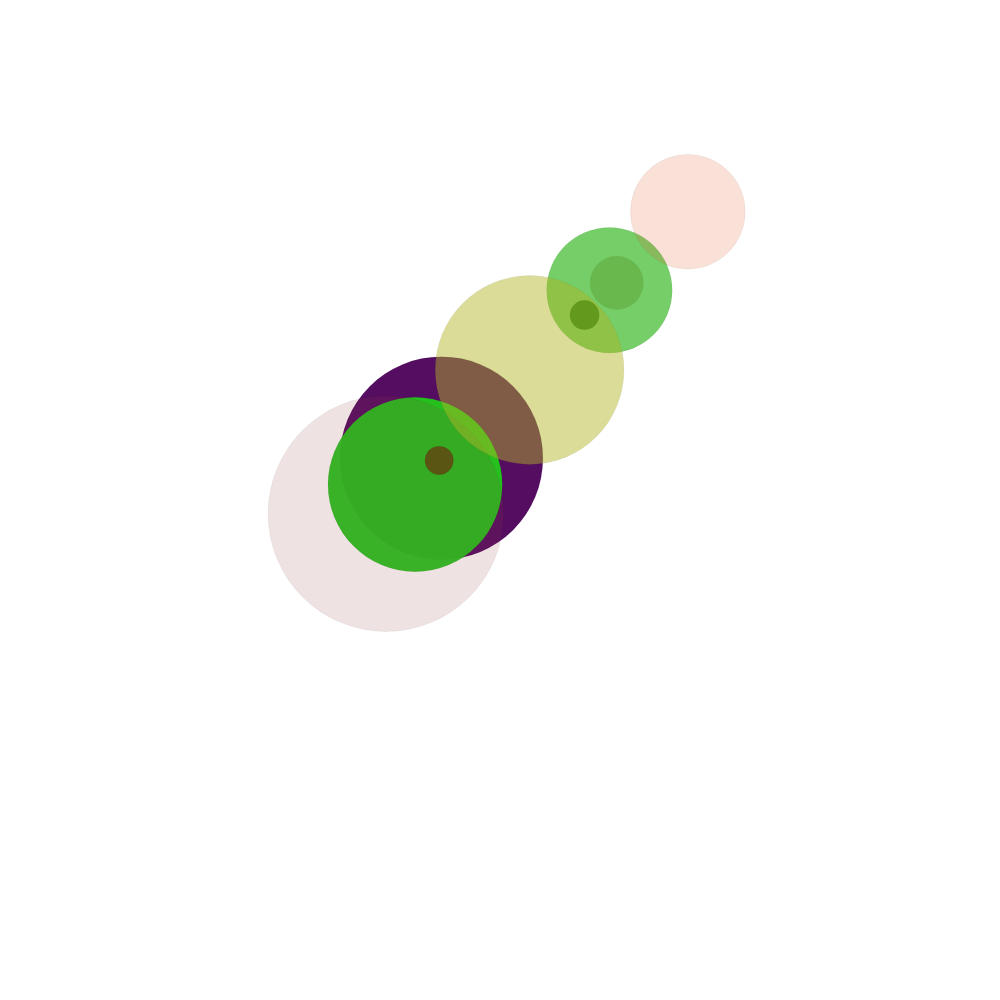
Frame 1 (no input)
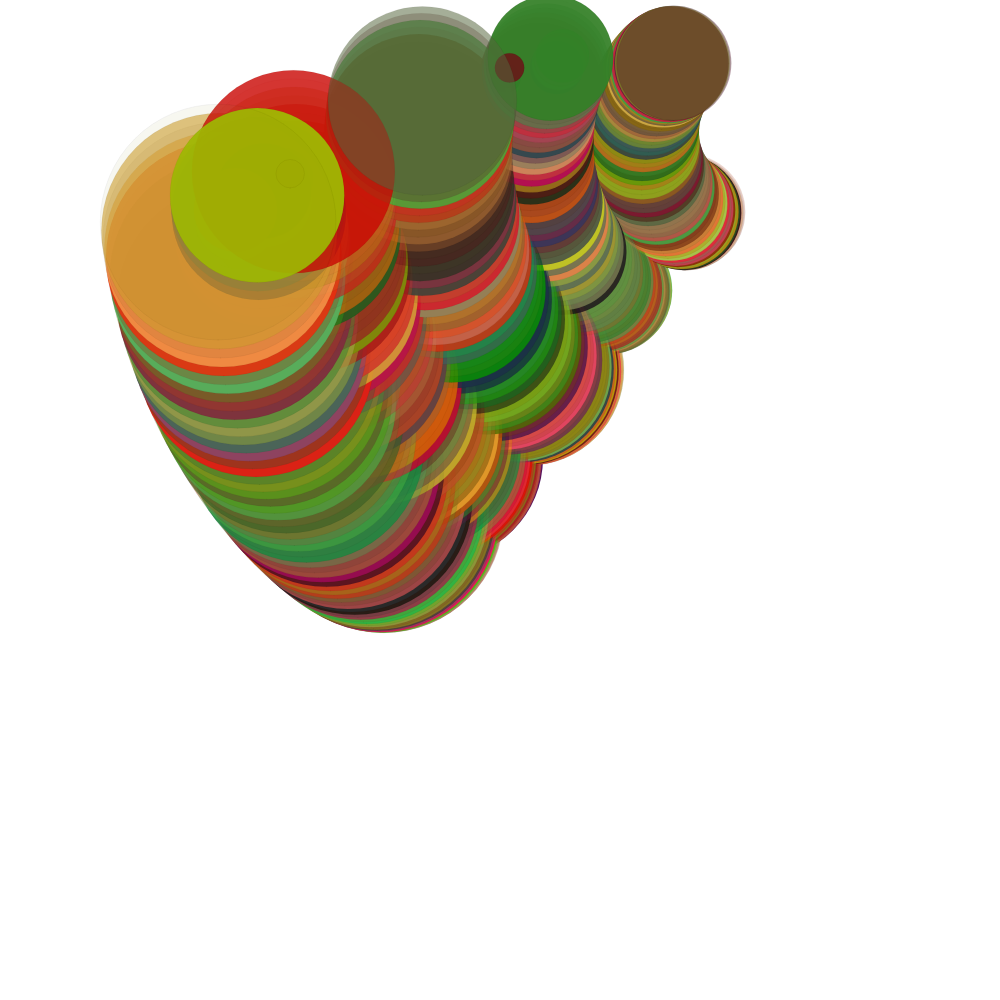
Frame 60 (no input)
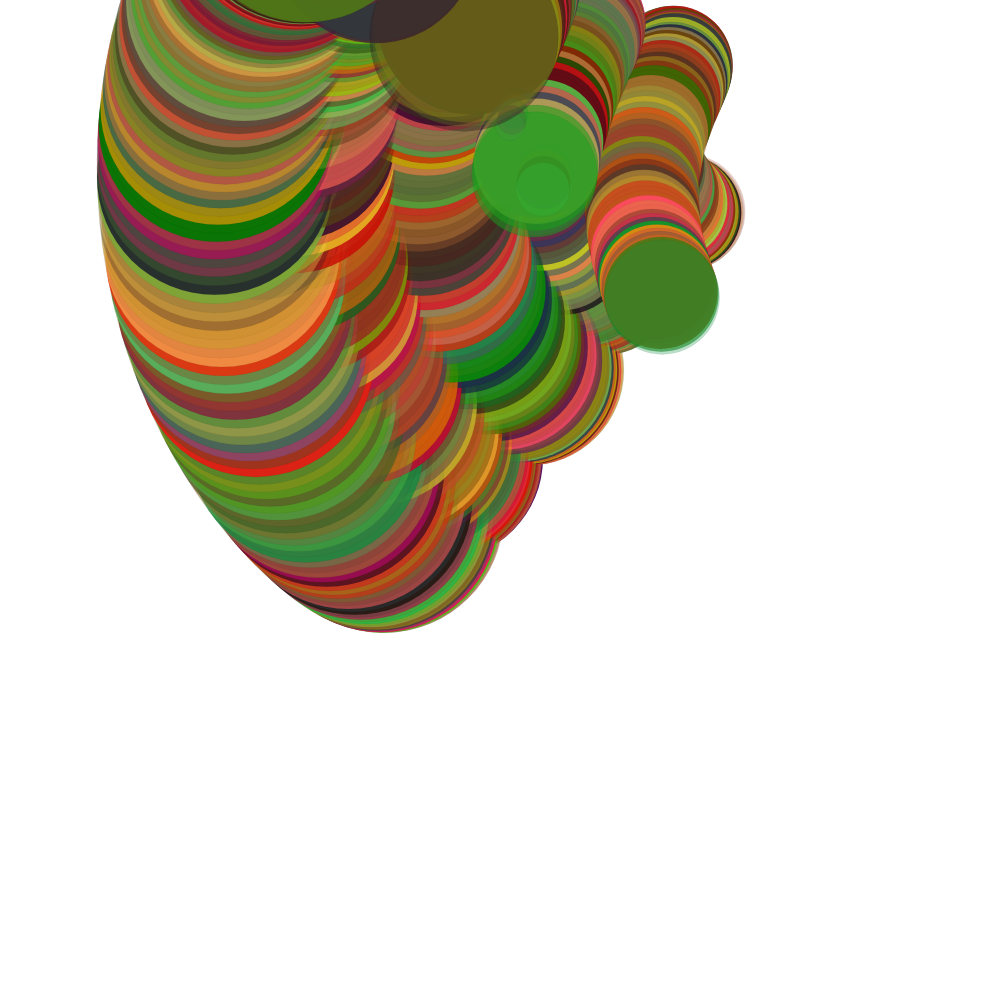
Frame 120 (the mouse pressed at the canvas centre since frame 60)

The p5.js sketch that drew these frames (run headless with seeded random() and noise() and a simulated clock; from frame 60 on, the mouse is pressed at the canvas centre):

// p5.js sketch
// ── sketch.js
var p;
var g =-400;
var rot =  0;
var ran;
function setup()  {
    background(51);
  createCanvas(1000,1000);
  ran = random(125,675);
  r = new Pendulum(createVector(width/2,0),ran);
  ran = random(125,675);
  p = new Pendulum(createVector(width/2,0),ran);
  ran = random(125,675);
  q = new Pendulum(createVector(width/2,0),ran);
  ran = random(125,675);
  s = new Pendulum(createVector(width/2,0),ran);
  ran = random(125,675);
  t = new Pendulum(createVector(width/2,0),ran);
  ran = random(125,675);
  u = new Pendulum(createVector(width/2,0),ran);
  ran = random(125,675);
  v = new Pendulum(createVector(width/2,0),ran);
  ran = random(125,675);
 w = new Pendulum(createVector(width/2,0),ran);
 ran = random(125,675);
  x = new Pendulum(createVector(width/2,0),ran);
  ran = random(125,675);
  y = new Pendulum(createVector(width/2,0),ran);
  ran = random(125,675);
  z = new Pendulum(createVector(width/2,0),ran);
  ran = random(125,675);
  a = new Pendulum(createVector(width/2,0),ran);
 

}

function draw() {
  rotate(PI/2);
  //rotate(rot*0.01);
    //scale(0.8);
    translate(g,-800);

  r.go();
  p.go();
  q.go();
   s.go();
  t.go();
  u.go();
   v.go();
  w.go();
  x.go();
   y.go();
  z.go();
  a.go();
   
  rot++;
  g++;
}

function mousePressed() {
  //p.clicked(mouseX,mouseY);
}

function mouseReleased() {
 
}
// ── pendulum.js
function Pendulum(origin_, r_) {
  this.origin = origin_.copy();
  this.position = createVector();
  this.r = r_;
  this.angle = PI/4;

  this.aVelocity = 0.0;
  this.aAcceleration = 0.0;
  this.damping = 0.995;   // Arbitrary damping
  this.ballr = random(12,252);      // Arbitrary ball radius
  this.dragging = false;


  this.go = function() {
    this.update();
    this.drag();    // for user interaction
    this.display();
  };

   this.update = function() {
    // As long as we aren't dragging the pendulum, let it swing!
    if (!this.dragging) {
      var gravity = 0.4;                                               // Arbitrary constant
      this.aAcceleration = (-1 * gravity / this.r) * sin(this.angle);  // Calculate acceleration (see: http://www.myphysicslab.com/pendulum1.html)
      this.aVelocity += this.aAcceleration;                            // Increment velocity
      this.aVelocity *= this.damping;                                  // Arbitrary damping
      this.angle += this.aVelocity;                                    // Increment angle
    }
  };
  
  this.display = function() {
    stroke(0,10);
    fill(color(random(0,255),random(0,200),random(0,100),random(0,255)));
    this.position.set(this.r*sin(this.angle), this.r*cos(this.angle), 0);         // Polar to cartesian conversion
    this.position.add(this.origin);                                               // Make sure the position is relative to the pendulum's origin
    ellipseMode(CENTER);
    
    //if (this.dragging) fill(200);
    // Draw the ball
    ellipse(this.position.x, this.position.y, this.ballr, this.ballr);
  };


   this.clicked = function(mx, my) {
    var d = dist(mx, my, this.position.x, this.position.y);
    if (d < this.ballr) {
      this.dragging = true;
    }
  };

  // This tells us we are not longer clicking on the ball
  this.stopDragging = function() {
    this.aVelocity = 0; // No velocity once you let go
    this.dragging = false;
  };

  this.drag = function() {
    // If we are draging the ball, we calculate the angle between the
    // pendulum origin and mouse position
    // we assign that angle to the pendulum
    if (this.dragging) {
      var diff = p5.Vector.sub(this.origin, createVector(mouseX, mouseY));      // Difference between 2 points
      this.angle = atan2(-1*diff.y, diff.x) - radians(90);                   // Angle relative to vertical axis
    }
  };
  
}
